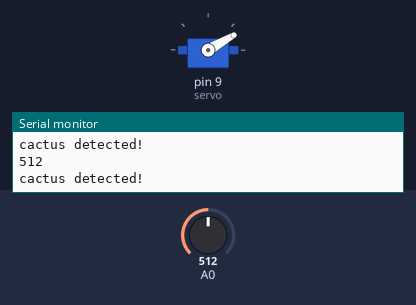
Bench run of a sketch on a simulated Arduino Uno, built with avr-gcc and run on an emulated ATmega328P. Shown: servo, the last lines printed to the serial monitor. Inputs (shaded band) come from the test bench; at power-on: A0 = 512.

Above: at 0.9 s.
1.5 s: A0 set to 585
4.8 s: A0 set to 609
At 6.3 s:
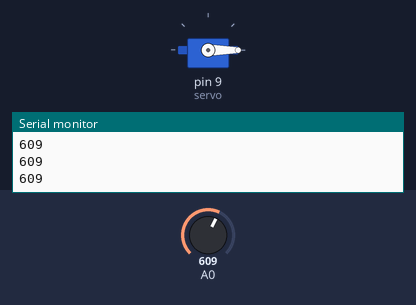
6.7 s: A0 set to 590
At 7.2 s:
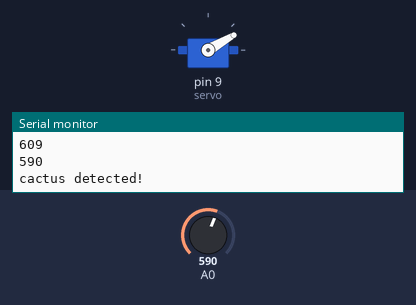
10.0 s: A0 set to 610
At 10.5 s:
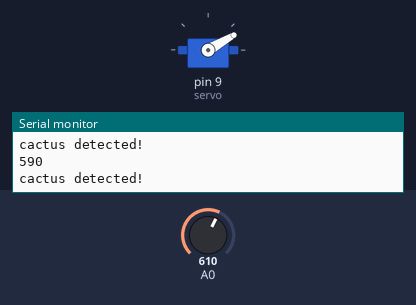
Timing chart, 0 to 12.6 s (numbered marks = the images above; inputs shaded):
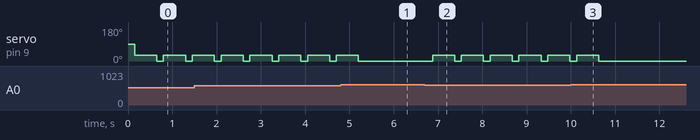

Measured:
- the behaviour switches between 599 and 600 on A0 (found by bisection; images 0 and 1)
- after the input at 4.8 s, servo on pin 9 (servo): goes on until 5.2 s, then stays 0°
- after the input at 6.7 s, servo on pin 9 (servo): alternates 30° for 0.50 s and 0° for 0.15 s, starting after 0.18 s
- after the input at 10.0 s, servo on pin 9 (servo): goes on until 10.6 s, then stays 0°
- by itself, servo on pin 9 (servo): alternates 30° for 0.50 s and 0° for 0.15 s

The sketch:

dinoSimple.ino
```cpp
#include <Servo.h>

Servo servo;

void setup() {
  // put your setup code here, to run once:
  Serial.begin(9600);
  servo.attach(9);
}

void loop() {
    int val = analogRead(A0);
     Serial.println(val);

    if (val <  600) {
      Serial.println("cactus detected!");
      delay(150);
      press_space_bar();
//      //delay(50);
    }

}

void press_space_bar() {
  servo.write(30);
  delay(500);
  servo.write(0);
}
```
